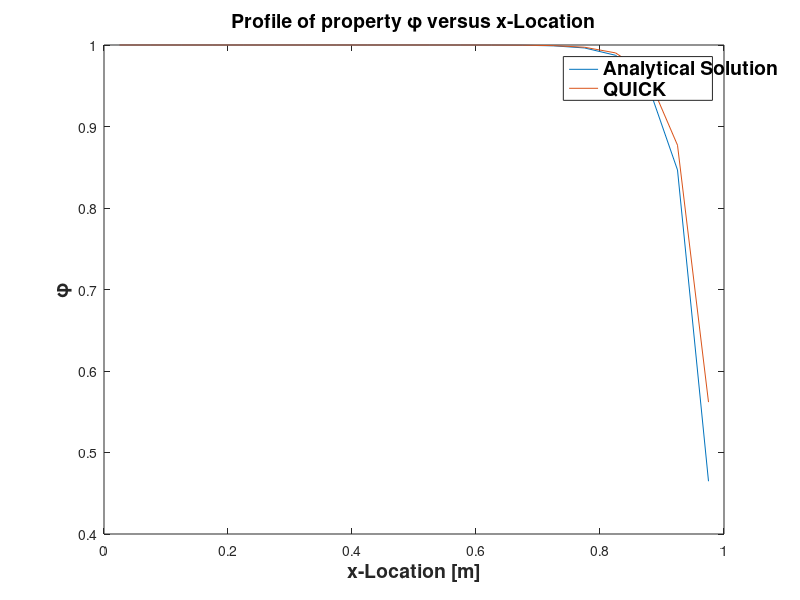

MATLAB code to generate this figure:
%QUICK Scheme

gamma = 0.1                     %[kg/m*s]
u = 2.5                         %[m/s]
rho = 1                         %[kg/m^3]
L = 1                           %[m]
phi_0 = 1                       %BOUNDARY CONDITION AT x = 0
phi_L = 0                       %BOUNDARY CONDITION AT x = L
N = 20                           %NUMBER OF CELLS
dx = L/N                        %DISCRETIZATION IN X
D = gamma/dx;                   %DIFFUSION COEFFICIENT 
F = rho*u;  


%ANALYTICAL SOLUTION%%%%%%%%%%%%%%%%%%%%%%%%%%%%%%%%%%%%%%%%%%%%%%%%%%%%%%%
x = dx/2;
PHI_A = zeros(N,1);
for i = 1:N;
    phi = ((exp((rho*u*x)/gamma)-1)/(exp((rho*u*L)/gamma)-1))*(phi_L-phi_0)+phi_0;
    PHI_A(i) = phi;
    x = x+dx;
end
%%%%%%%%%%%%%%%%%%%%%%%%%%%%%%%%%%%%%%%%%%%%%%%%%%%%%%%%%%%%%%%%%%%%%%%%%%%







%QUICK%%%%%%%%%%%%%%%%%%%%%%%%%%%%%%%%%%%%%%%%%%%%%%%%%%%%%%%%%%%%%%%%%%%%%
%COEFFICIENTS FOR THE FIVE BAND MATRIX 
a_W = D + ((6/8)*F) + ((1/8)*F)
a_WW = -(1/8)*F
a_E = D - ((3/8)*F) 
a_E_q = a_E
a_EE = 0
a_P = a_W + a_E + a_WW + a_EE


%IMPLEMENTING THE PROPER COEFFICIENTS FOR THE GHOST NODES
AAAAA = zeros(N+4);
AAAAA(1,1) = 1
AAAAA(1,2) = -2
AAAAA(1,3) = 1
AAAAA(2,1) = 0
AAAAA(2,2) = 1
AAAAA(2,3) = 1
AAAAA((N+3),(N+2)) = 1
AAAAA((N+3),(N+3)) = 1
AAAAA((N+3),(N+4)) = 0
AAAAA((N+4),(N+2)) = 1
AAAAA((N+4),(N+3)) = -2
AAAAA((N+4),(N+4)) = 1





%POPULATING THE [A] MATRIX
for i = 3:(N+2)
    AAAAA(i,i-1) = -a_W
    AAAAA(i,i) = a_P
    AAAAA(i,i+1) = -a_E
end

AAAAA

for i = 3:(N+2)
     AAAAA(i,i-2) = -a_WW
end
 

%POPULATING THE BOUNDARY CONDITION MATRIX [B]
BBBBB = zeros(N+4,1);
BBBBB(2,1) = 2*phi_0


%SOLVING FOR phi MATRIX
CCCCC = linsolve(AAAAA,BBBBB);
DDDDD = (AAAAA^-1)*(BBBBB)
% PHI_QUICK = zeros(N,1);
%  for i=1:N;
%      PHI_QUICK(i) = CCCCC(i+1);
%  end
%%%%%%%%%%%%%%%%%%%%%%%%%%%%%%%%%%%%%%%%%%%%%%%%%%%%%%%%%%%%%%%%%%%%%%%%%%%



QUICK = zeros(N,1)
for i=1:N
    QUICK(i)=DDDDD(i+2)
end

X = (dx/2):dx:(L-(dx/2));



plot(X,PHI_A,X,QUICK)

xlabel('x-Location [m]')
ylabel('\phi')
title('Profile of property \phi versus x-Location')
legend('Analytical Solution','QUICK')

figureHandle = gcf;
% %# make all text in the figure to size 14 and bold
set(findall(figureHandle,'type','text'),'fontSize',14,'fontWeight','bold')






